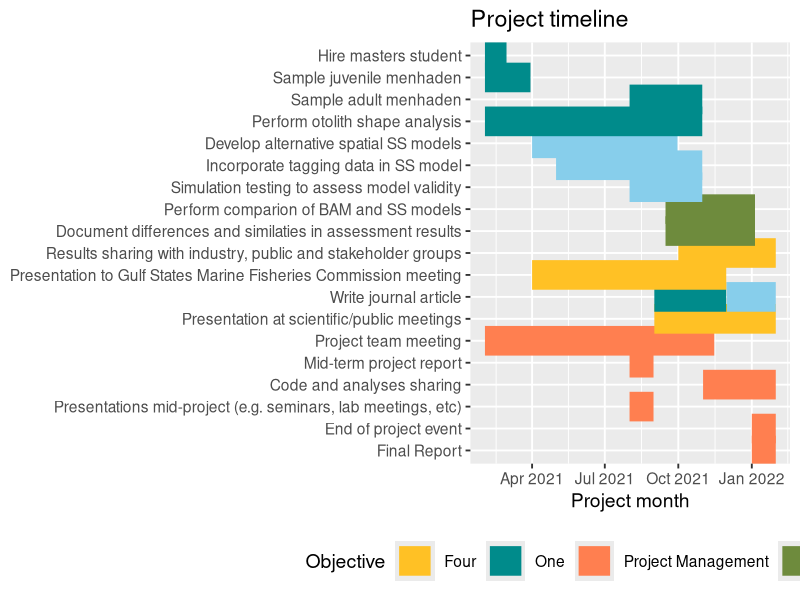

Source code (R):
## ---- chunk 1
library(tidyverse)
library(here)
## ---- chunk 2
gantt_chart <- read.csv("timeline_data_Menhaden.csv", header = T)
glimpse(gantt_chart)
#unique(gantt_chart$Activity)
## ---- chunk 3
#Set your timeline events
acts <- c("Hire masters student",
"Sample juvenile menhaden",
"Sample adult menhaden",
"Perform otolith shape analysis",
"Develop alternative spatial SS models",
"Incorporate tagging data in SS model",
"Simulation testing to assess model validity",
"Perform comparion of BAM and SS models",
"Develop species distribution model",
"Document differences and similaties in assessment results",
"Results sharing with industry, public and stakeholder groups",
"Presentation to Gulf States Marine Fisheries Commission meeting",
"Write journal article",
"Presentation at scientific/public meetings",
"Project team meeting",
"Mid-term project report",
"Code and analyses sharing",
"Presentations mid-project (e.g. seminars, lab meetings, etc)", 
"End of project event",
"Final Report"
)

#Set your objective #s and overall project management pieces
els <- c("One", "Two", "Three", "Four", "Project management")

g.gantt_chart <- gantt_chart %>% 
  pivot_longer(cols= 3:4, names_to = "state", values_to = "date") %>% 
  mutate(date = as.Date(date, "%Y.%m.%d"),
         Activity=factor(Activity, acts[length(acts):1]))

#Plot your Gantt chart!
p1 <- ggplot(g.gantt_chart, aes(date, Activity, colour = Objective)) +
  geom_line(size = 10) +
  scale_color_manual(values=c('One' = "darkcyan", "Two"= "skyblue", 'Three' = "darkolivegreen4", 'Four' = "goldenrod1", "Project Management" = "coral"), name="Objective") +
  labs(x="Project month", y=NULL, title="Project timeline") +
  theme_gray(base_size=14) +
  theme(legend.position = "bottom")
p1

# Things to note:
# Need to rearrange the legend to show objectives in correct order
# Also, showing discrete team meetings (instead of a giant color block) would be useful.
